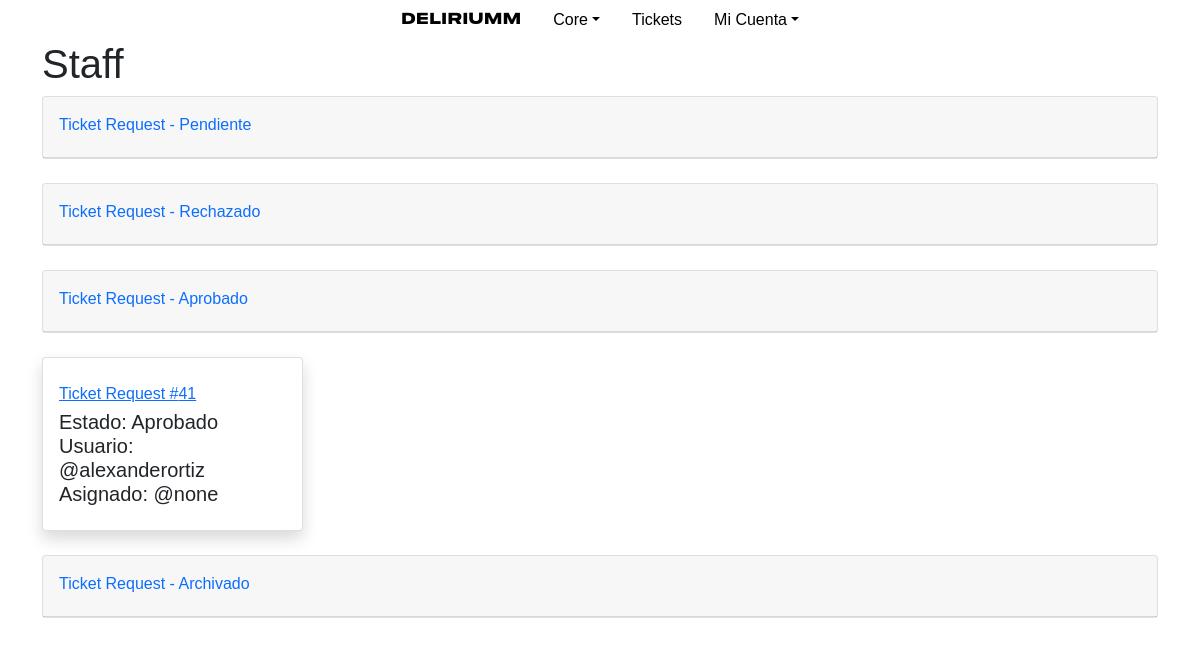
The app's page /core/staff/ (signed in), older data.
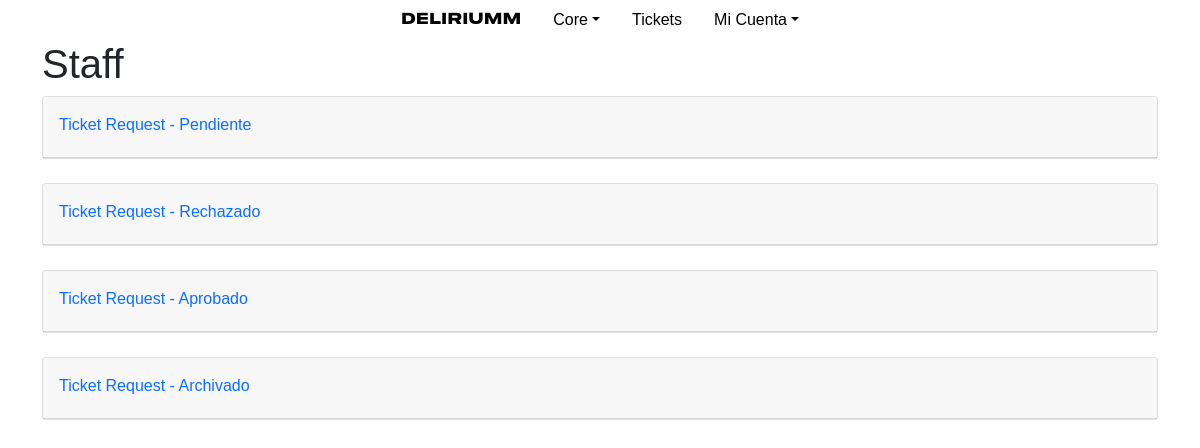
The same page, newer data.
### tickets/models.py (models this page shows, shortened)
class TicketRequest(models.Model):
    user = models.ForeignKey(User, on_delete=models.CASCADE)
    event = models.ForeignKey(Event, on_delete=models.CASCADE)
    context = models.CharField(max_length=300, blank=True)
    q_tickets = models.IntegerField(verbose_name="Tickets")
    reference = models.CharField(max_length=150, default="none")
    client = models.CharField(max_length=50, default="none")
    total = models.IntegerField(verbose_name="Total", default="0")
    created = models.DateTimeField(auto_now=True)
    staff_asigned = models.CharField(max_length=30, default="none")
    comprobante = models.FileField(upload_to='uploads/comprobantes/', blank=True)
    PAYMENTS = (
        ("CASH", "Efectivo"),
        ("CARD", "Tarjeta"),
        ("TRANSFER", "Transferencía"),
        ("DEPOSIT", "Deposíto"),
    )
    payment_method = models.CharField(
        max_length=20,
        choices=PAYMENTS,
        default='CASH',
    )
    STATUS = (
        ("PE", "Pendiente"),
        ("RE", "Rechazado"),
        ("VA", "Aprobado"),
        ("AR", "Archivado"),
    )
    status = models.CharField(
        max_length=2,
        choices=STATUS,
        default='PE',
    )

### core/views.py (the view)
# urls.py: path("staff/", views.staff_view, name="staff_view"),
def staff_view(request):
    if not request.user.is_authenticated:
        return HttpResponseRedirect(reverse("users:login"))
    usercore = get_object_or_404(UserCore, user=request.user)
    if request.user.has_perm('users.can_view_staff') or request.user.has_perm('users.can_view_admin'):
        return render(request, "core/staff/index.html", {
            "tickets_pe": TicketRequest.objects.filter(status="PE"),
            "tickets_re": TicketRequest.objects.filter(status="RE"),
            "tickets_va": TicketRequest.objects.filter(status="VA"),
            "tickets_ar": TicketRequest.objects.filter(status="AR"),
            "last_ticket": usercore.last_ticket_request_see,
        })
    else:
        return HttpResponseRedirect(reverse('users:login'))

### core/templates/core/staff/index.html (shortened to what this page needs)
{% extends 'core/layout_1.html' %}
{% block head %}
{% load static %}
{% endblock %}
{% block body %}
<h1>Staff</h1>
<div class="card mb-4">
    <div class="card-header py-3">
        <div class="row justify-content-between">
            <div class="text-xs font-weight-bold text-primary mb-1">
                Ticket Request - Pendiente
            </div>
        </div>
    </div>
</div>
<div class="card mb-4">
    <div class="card-header py-3">
        <div class="row justify-content-between">
            <div class="text-xs font-weight-bold text-primary mb-1">
                Ticket Request - Rechazado
            </div>
        </div>
    </div>
</div>
    <div class="card mb-4">
        <div class="card-header py-3">
            <div class="row justify-content-between">
                <div class="text-xs font-weight-bold text-primary mb-1">
                    Ticket Request - Aprobado
                </div>
            </div>
        </div>
    </div>
    <div class="row">
        {% for ticket in tickets_va %}
            <div class="col-xl-3 col-md-6 mb-4">
                <div class="card border-left-primary shadow h-100 py-2">
                    <div class="card-body">
                        <div class="row no-gutters align-items-center">
                            <div class="col mr-2">
                                <div class="text-xs font-weight-bold text-primary mb-1">
                                    <a href="{% url 'tickets:request_view' ticket.pk %}">Ticket Request #{{ ticket.pk }}</a></div>
                                <div class="h5 mb-0 font-weight-bold text-gray-800">Estado: {{ ticket.get_status_display }}</div>
                                <div class="h5 mb-0 font-weight-bold text-gray-800">Usuario: @{{ ticket.user.username }}</div>
                                <div class="h5 mb-0 font-weight-bold text-gray-800">Asignado: @{{ ticket.staff_asigned }}</div>
                            </div>
                        </div>
                    </div>
                </div>
            </div>
        {% endfor %}
        </div>
        <div class="card mb-4">
    <div class="card-header py-3">
        <div class="row justify-content-between">
            <div class="text-xs font-weight-bold text-primary mb-1">
                Ticket Request - Archivado
            </div>
        </div>
    </div>
</div>
{% endblock body %}

Row changes from the older to the newer data that the page shows:
removed TicketRequest: pk "41", status "Aprobado", user.username "alexanderortiz", staff_asigned "none"
